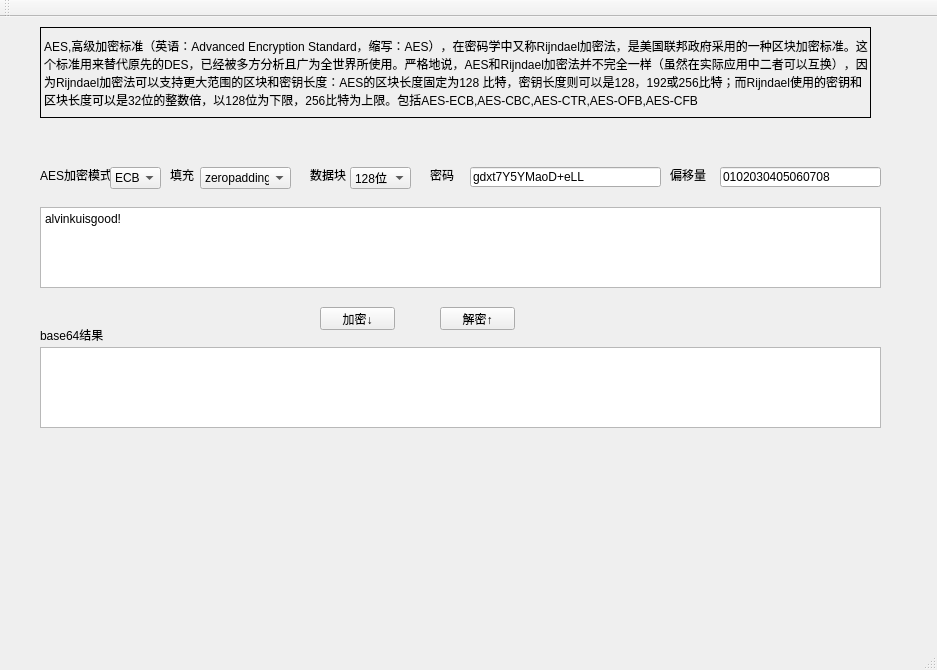
<?xml version="1.0" encoding="UTF-8"?>
<ui version="4.0">
 <class>MainWindow</class>
 <widget class="QMainWindow" name="MainWindow">
  <property name="geometry">
   <rect>
    <x>0</x>
    <y>0</y>
    <width>937</width>
    <height>670</height>
   </rect>
  </property>
  <property name="windowTitle">
   <string>MainWindow</string>
  </property>
  <widget class="QWidget" name="centralWidget">
   <widget class="QTextEdit" name="textEdit">
    <property name="geometry">
     <rect>
      <x>40</x>
      <y>190</y>
      <width>841</width>
      <height>81</height>
     </rect>
    </property>
    <property name="html">
     <string>&lt;!DOCTYPE HTML PUBLIC &quot;-//W3C//DTD HTML 4.0//EN&quot; &quot;http://www.w3.org/TR/REC-html40/strict.dtd&quot;&gt;
&lt;html&gt;&lt;head&gt;&lt;meta name=&quot;qrichtext&quot; content=&quot;1&quot; /&gt;&lt;style type=&quot;text/css&quot;&gt;
p, li { white-space: pre-wrap; }
&lt;/style&gt;&lt;/head&gt;&lt;body style=&quot; font-family:'SimSun'; font-size:9pt; font-weight:400; font-style:normal;&quot;&gt;
&lt;p style=&quot; margin-top:0px; margin-bottom:0px; margin-left:0px; margin-right:0px; -qt-block-indent:0; text-indent:0px;&quot;&gt;alvinkuisgood!&lt;/p&gt;&lt;/body&gt;&lt;/html&gt;</string>
    </property>
   </widget>
   <widget class="QTextEdit" name="textEdit_2">
    <property name="geometry">
     <rect>
      <x>40</x>
      <y>330</y>
      <width>841</width>
      <height>81</height>
     </rect>
    </property>
   </widget>
   <widget class="QPushButton" name="pushButton">
    <property name="geometry">
     <rect>
      <x>320</x>
      <y>290</y>
      <width>75</width>
      <height>23</height>
     </rect>
    </property>
    <property name="text">
     <string>加密↓</string>
    </property>
   </widget>
   <widget class="QPushButton" name="pushButton_2">
    <property name="geometry">
     <rect>
      <x>440</x>
      <y>290</y>
      <width>75</width>
      <height>23</height>
     </rect>
    </property>
    <property name="text">
     <string>解密↑</string>
    </property>
   </widget>
   <widget class="QLabel" name="label">
    <property name="geometry">
     <rect>
      <x>40</x>
      <y>150</y>
      <width>71</width>
      <height>16</height>
     </rect>
    </property>
    <property name="text">
     <string>AES加密模式</string>
    </property>
   </widget>
   <widget class="QLabel" name="label_2">
    <property name="geometry">
     <rect>
      <x>170</x>
      <y>150</y>
      <width>31</width>
      <height>16</height>
     </rect>
    </property>
    <property name="text">
     <string>填充</string>
    </property>
   </widget>
   <widget class="QLabel" name="label_3">
    <property name="geometry">
     <rect>
      <x>310</x>
      <y>150</y>
      <width>41</width>
      <height>16</height>
     </rect>
    </property>
    <property name="text">
     <string>数据块</string>
    </property>
   </widget>
   <widget class="QLabel" name="label_4">
    <property name="geometry">
     <rect>
      <x>430</x>
      <y>150</y>
      <width>31</width>
      <height>16</height>
     </rect>
    </property>
    <property name="text">
     <string>密码</string>
    </property>
   </widget>
   <widget class="QLabel" name="label_5">
    <property name="geometry">
     <rect>
      <x>670</x>
      <y>150</y>
      <width>41</width>
      <height>16</height>
     </rect>
    </property>
    <property name="text">
     <string>偏移量</string>
    </property>
   </widget>
   <widget class="QLineEdit" name="lineEdit">
    <property name="geometry">
     <rect>
      <x>470</x>
      <y>150</y>
      <width>191</width>
      <height>20</height>
     </rect>
    </property>
    <property name="text">
     <string>gdxt7Y5YMaoD+eLL</string>
    </property>
   </widget>
   <widget class="QLineEdit" name="lineEdit_2">
    <property name="geometry">
     <rect>
      <x>720</x>
      <y>150</y>
      <width>161</width>
      <height>20</height>
     </rect>
    </property>
    <property name="text">
     <string>0102030405060708</string>
    </property>
   </widget>
   <widget class="QComboBox" name="comboBox">
    <property name="geometry">
     <rect>
      <x>110</x>
      <y>150</y>
      <width>51</width>
      <height>22</height>
     </rect>
    </property>
    <item>
     <property name="text">
      <string>ECB</string>
     </property>
    </item>
    <item>
     <property name="text">
      <string>CBC</string>
     </property>
    </item>
   </widget>
   <widget class="QComboBox" name="comboBox_2">
    <property name="geometry">
     <rect>
      <x>200</x>
      <y>150</y>
      <width>91</width>
      <height>22</height>
     </rect>
    </property>
    <item>
     <property name="text">
      <string>zeropadding</string>
     </property>
    </item>
    <item>
     <property name="text">
      <string>pkcs5padding</string>
     </property>
    </item>
    <item>
     <property name="text">
      <string>pkcs7padding</string>
     </property>
    </item>
    <item>
     <property name="text">
      <string>ios10126</string>
     </property>
    </item>
    <item>
     <property name="text">
      <string>nopadding</string>
     </property>
    </item>
   </widget>
   <widget class="QComboBox" name="comboBox_3">
    <property name="geometry">
     <rect>
      <x>350</x>
      <y>150</y>
      <width>61</width>
      <height>22</height>
     </rect>
    </property>
    <item>
     <property name="text">
      <string>128位</string>
     </property>
    </item>
    <item>
     <property name="text">
      <string>192位</string>
     </property>
    </item>
    <item>
     <property name="text">
      <string>256位</string>
     </property>
    </item>
   </widget>
   <widget class="QLabel" name="label_6">
    <property name="geometry">
     <rect>
      <x>40</x>
      <y>310</y>
      <width>71</width>
      <height>16</height>
     </rect>
    </property>
    <property name="text">
     <string>base64结果</string>
    </property>
   </widget>
   <widget class="QLabel" name="label_7">
    <property name="geometry">
     <rect>
      <x>40</x>
      <y>10</y>
      <width>831</width>
      <height>91</height>
     </rect>
    </property>
    <property name="cursor">
     <cursorShape>ArrowCursor</cursorShape>
    </property>
    <property name="frameShape">
     <enum>QFrame::Box</enum>
    </property>
    <property name="text">
     <string>AES,高级加密标准（英语：Advanced Encryption Standard，缩写：AES），在密码学中又称Rijndael加密法，是美国联邦政府采用的一种区块加密标准。这个标准用来替代原先的DES，已经被多方分析且广为全世界所使用。严格地说，AES和Rijndael加密法并不完全一样（虽然在实际应用中二者可以互换），因为Rijndael加密法可以支持更大范围的区块和密钥长度：AES的区块长度固定为128 比特，密钥长度则可以是128，192或256比特；而Rijndael使用的密钥和区块长度可以是32位的整数倍，以128位为下限，256比特为上限。包括AES-ECB,AES-CBC,AES-CTR,AES-OFB,AES-CFB</string>
    </property>
    <property name="wordWrap">
     <bool>true</bool>
    </property>
   </widget>
  </widget>
  <widget class="QMenuBar" name="menuBar">
   <property name="geometry">
    <rect>
     <x>0</x>
     <y>0</y>
     <width>937</width>
     <height>23</height>
    </rect>
   </property>
  </widget>
  <widget class="QToolBar" name="mainToolBar">
   <attribute name="toolBarArea">
    <enum>TopToolBarArea</enum>
   </attribute>
   <attribute name="toolBarBreak">
    <bool>false</bool>
   </attribute>
  </widget>
  <widget class="QStatusBar" name="statusBar"/>
 </widget>
 <layoutdefault spacing="6" margin="11"/>
 <resources/>
 <connections/>
</ui>
